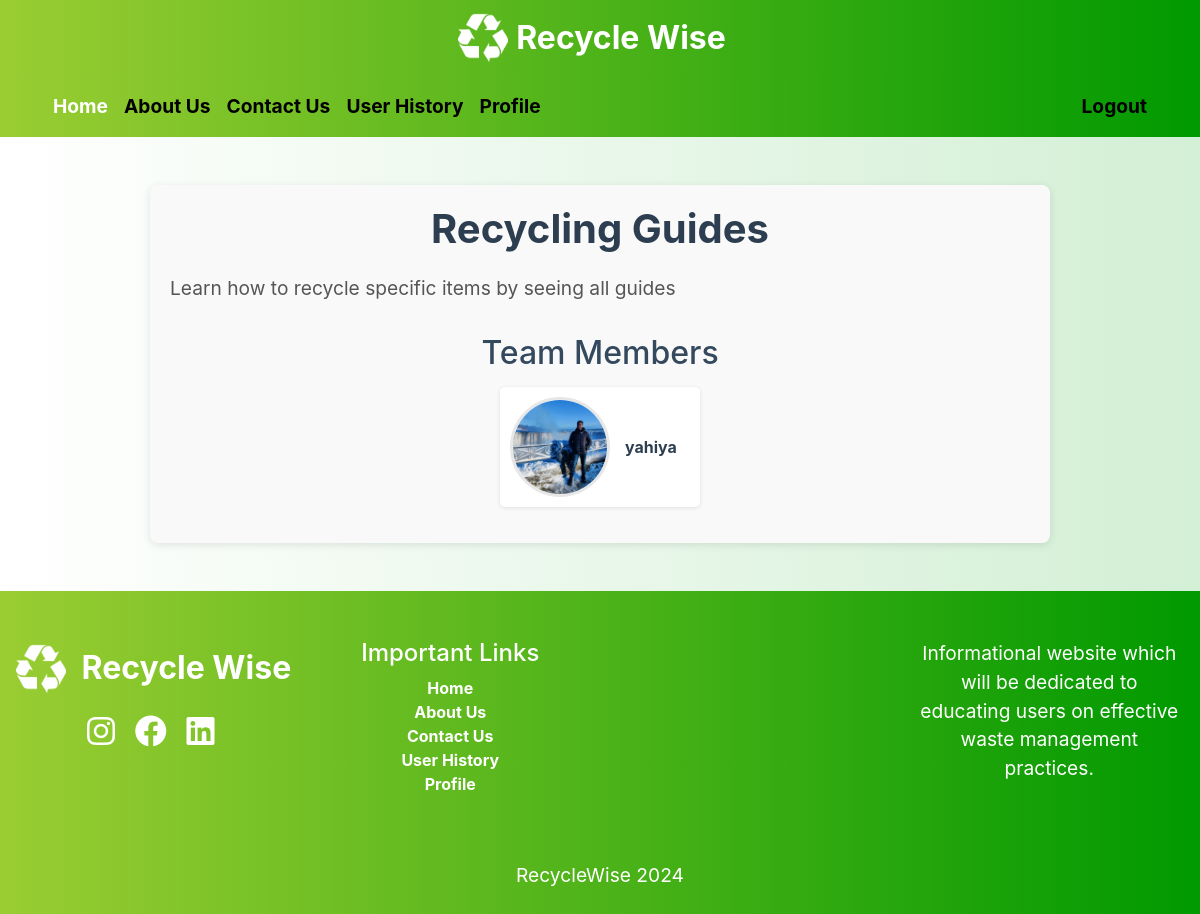
Screenshot of /aboutus/sections/3/ (signed in) with the database file from the repository.
### aboutus/models.py (models this page shows, shortened)
class Section(models.Model):
    name = models.CharField(max_length=100)
    description = models.TextField()

class TeamMember(models.Model):
    user = models.OneToOneField(User, on_delete=models.CASCADE)
    bio = models.TextField()
    image = models.ImageField(upload_to='team_members/', blank=True, null=True)  # New field
    sections = models.ManyToManyField(Section, related_name='team_members')

### aboutus/views.py (the view)
# urls.py: path('sections/<int:pk>/', views.section_detail, name='section_detail'),
@login_required
def section_detail(request, pk):
    section = get_object_or_404(Section, pk=pk)
    return render(request, 'aboutus/section_detail.html', {'section': section})

### templates/aboutus/section_detail.html
{% extends 'base.html' %}
{% block content %}
{% load static %}
<link rel="stylesheet" href="{% static 'css/section_detail.css' %}">
    <div class="container-fluid py-5">
<div class="section-detail">
    <h1 class="section-title wow animate__animated animate__slideInUp" data-wow-duration="1s">{{ section.name }}</h1>
    <p class="section-description wow animate__animated animate__slideInUp" data-wow-duration="1s">{{ section.description }}</p>
    <h2 class="team-members-title wow animate__animated animate__slideInUp" data-wow-duration="1s">Team Members</h2>
    <ul class="team-members-list">
        {% for member in section.team_members.all %}
        <li class="team-member-item">
            <a href="{% url 'team_member_detail' member.pk %}" class="team-member-link">
                {% if member.image %}
                <img src="{{ member.image.url }}" alt="{{ member.user.username }}'s profile picture" class="profile-picture wow animate__animated animate__zoomIn" data-wow-duration="2s"/>
                {% else %}
                <img src="{% static 'default-profile.png' %}" alt="Default profile picture" class="profile-picture"/>
                {% endif %}
                <span class="team-member-name wow animate__animated animate__slideInUp" data-wow-duration="1s">{{ member.user.username }}</span>
            </a>
        </li>
        {% endfor %}
    </ul>
</div>
</div>
{% endblock %}

### static/css/base.css (style rules this page uses)
h1 { color: #000; font-size: 2.5em; }
p { color: #000; font-size: 1.2em; }
.wow { visibility: hidden; }

### static/css/section_detail.css (style rules this page uses)
.section-detail { max-width: 900px; margin: 0 auto; padding: 20px; background-color: #f9f9f9; border-radius: 8px; box-shadow: 0 2px 8px rgba(0, 0, 0, 0.1); }
.section-title { font-size: 2.5rem; color: #2c3e50; text-align: center; margin-bottom: 20px; font-weight: bold; }
.section-description { font-size: 1.2rem; color: #555; line-height: 1.6; margin-bottom: 30px; text-align: justify; }
.team-members-title { font-size: 2rem; color: #34495e; margin-top: 20px; margin-bottom: 15px; text-align: center; }
.team-members-list { list-style-type: none; padding: 0; display: flex; flex-wrap: wrap; gap: 15px; justify-content: center; }
.team-member-item { background-color: #ffffff; border-radius: 5px; box-shadow: 0 1px 4px rgba(0, 0, 0, 0.1); overflow: hidden; transition: transform 0.3s ease, box-shadow 0.3s ease; flex: 1 1 150px; max-width: 200px; }
.team-member-link { display: flex; align-items: center; text-decoration: none; color: #3498db; padding: 10px; font-weight: bold; }
.profile-picture { width: 100px; height: 100px; border-radius: 50%; border: 3px solid #e7e7e7; margin-right: 15px; transition: transform 0.3s ease; }
.team-member-name { font-size: 1rem; color: #2c3e50; }

### rows the page displays
Section: name "Recycling Guides", description "Learn how to recycle specific items by seeing all guides"
TeamMember: image (picture), user.username "yahiya"
